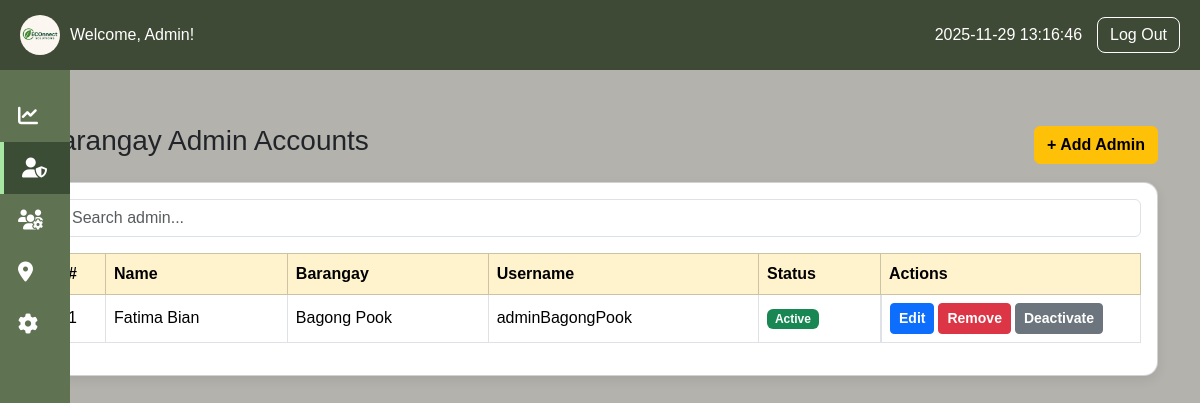
Before: /superAdmin/barangay_admin.php with the older database file.
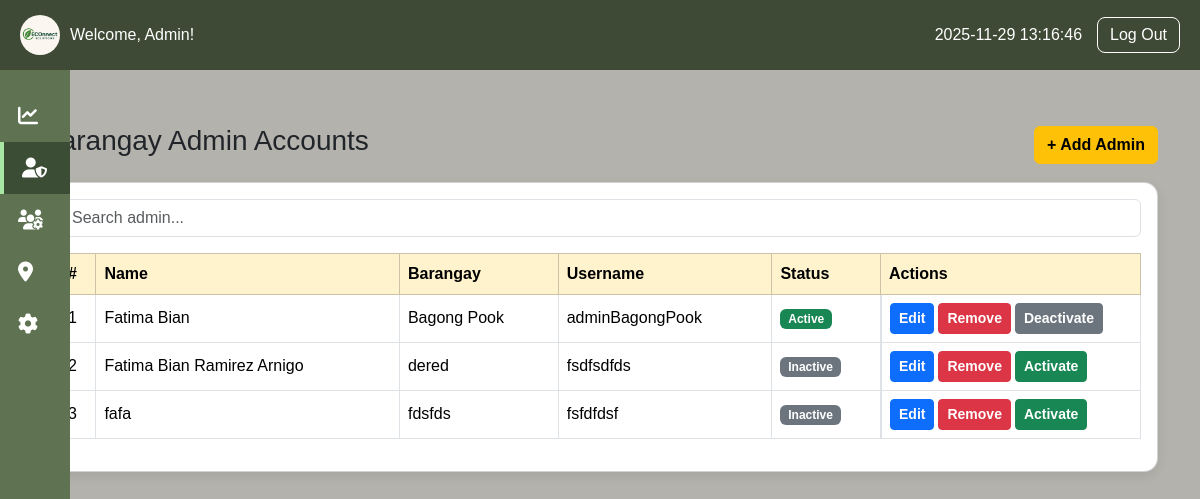
After: the same page with the newer database file.
### tables this page shows
CREATE TABLE `barangay_admins` (
  `id` int(11) NOT NULL,
  `full_name` varchar(100) NOT NULL,
  `barangay` varchar(100) NOT NULL,
  `username` varchar(100) NOT NULL,
  `password` varchar(255) NOT NULL,
  `created_at` timestamp NOT NULL DEFAULT current_timestamp(),
  `email` varchar(100) DEFAULT '',
  `status` varchar(20) NOT NULL DEFAULT 'Active'
);

### superAdmin/barangay_admin.php (the view, shortened to what this page needs)
<?php
include "db_connect.php";
$result = $conn->query("SELECT * FROM barangay_admins ORDER BY id ASC");
$admins = $result->fetch_all(MYSQLI_ASSOC);
?>
<!DOCTYPE html>
<html lang="en">
<head>
<link href="https://cdn.jsdelivr.net/npm/bootstrap@5.3.2/dist/css/bootstrap.min.css" rel="stylesheet">
</head>
<body>
<?php include "header.php"; ?>
<div class="container my-4">
    <div class="d-flex justify-content-between align-items-center mb-3">
        <h3>Barangay Admin Accounts</h3>
        <button class="btn btn-warning fw-bold" data-bs-toggle="modal" data-bs-target="#addAdminModal">+ Add Admin</button>
    </div>
    <div class="card p-3">
        <input type="text" id="searchBar" class="form-control mb-3" placeholder="Search admin...">
        <div class="table-responsive">
            <table class="table table-hover table-bordered">
                <thead class="table-warning">
                    <tr>
                        <th>#</th>
                        <th>Name</th>
                        <th>Barangay</th>
                        <th>Username</th>
                        <th>Status</th>
                        <th style="width: 260px;">Actions</th>
                    </tr>
                </thead>
                <tbody id="adminTable">
                    <?php $i=1; foreach($admins as $row): ?>
                    <tr>
                        <td><?= $i++ ?></td>
                        <td><?= htmlspecialchars($row['full_name']) ?></td>
                        <td><?= htmlspecialchars($row['barangay']) ?></td>
                        <td><?= htmlspecialchars($row['username']) ?></td>
                        <td>
                            <?= $row['status'] === "Active" ? '<span class="badge bg-success">Active</span>' : '<span class="badge bg-secondary">Inactive</span>' ?>
                        </td>
                        <td class="d-flex gap-1">
                            <button class="btn btn-sm btn-primary"
                                data-bs-toggle="modal"
                                data-bs-target="#editAdminModal"
                                data-id="<?= $row['id'] ?>"
                                data-full="<?= htmlspecialchars($row['full_name']) ?>"
                                data-barangay="<?= htmlspecialchars($row['barangay']) ?>"
                                data-username="<?= htmlspecialchars($row['username']) ?>"
                                data-status="<?= $row['status'] ?>"
                            >Edit</button>
                            <button class="btn btn-sm btn-danger"
                                data-bs-toggle="modal"
                                data-bs-target="#deleteAdminModal"
                                data-id="<?= $row['id'] ?>"
                                data-full="<?= htmlspecialchars($row['full_name']) ?>"
                            >Remove</button>
                            <a href="?toggle_id=<?= $row['id'] ?>" class="btn btn-sm <?= $row['status'] === 'Active' ? 'btn-secondary' : 'btn-success' ?>">
                                <?= $row['status'] === "Active" ? "Deactivate" : "Activate" ?>
                            </a>
                        </td>
                    </tr>
                    <?php endforeach; ?>
                </tbody>
            </table>
        </div>
    </div>
</div>
</body>
</html>

Changed rows visible on the page:
added barangay_admins: full_name "Fatima Bian Ramirez Arnigo", barangay "dered", username "fsdfsdfds", status "Inactive"
added barangay_admins: full_name "fafa", barangay "fdsfds", username "fsfdfdsf", status "Inactive"
